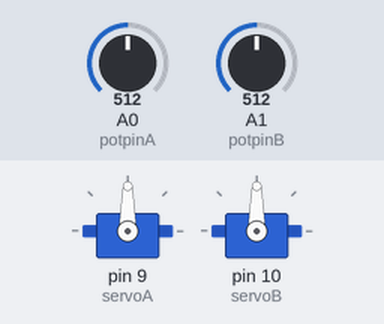
This sketch was run on a simulated Arduino Uno, built with avr-gcc and run on an emulated ATmega328P. Parts: 2 × servo. Inputs (shaded band) come from the test bench; at power-on: A0 (potpinA) = 512, A1 (potpinB) = 512.

Above: at 1.2 s.
1.3 s: A0 (potpinA) set to 716
At 1.7 s:
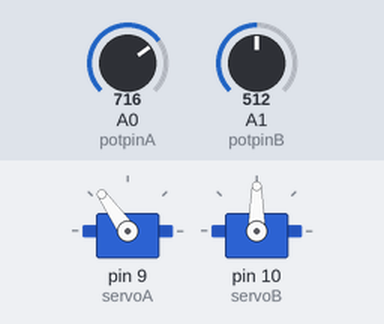
2.8 s: A1 (potpinB) set to 716
At 3.2 s:
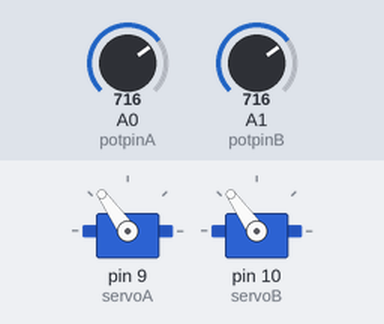
4.3 s: A0 (potpinA) set to 900
At 4.6 s:
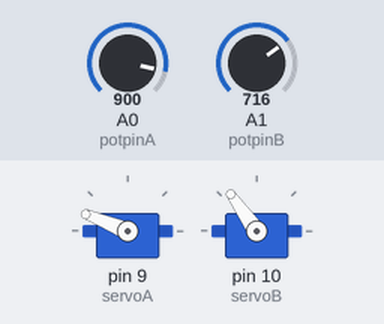
5.8 s: A1 (potpinB) set to 900
At 6.2 s:
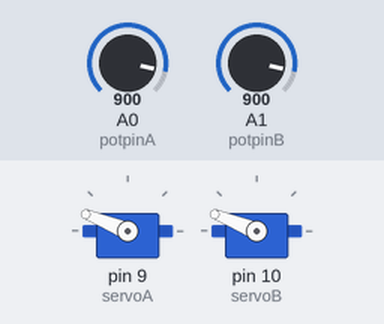
7.3 s: A0 (potpinA) set to 1023
At 7.6 s:
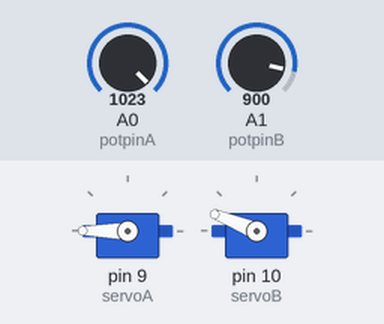
8.8 s: A1 (potpinB) set to 1023
At 10.2 s:
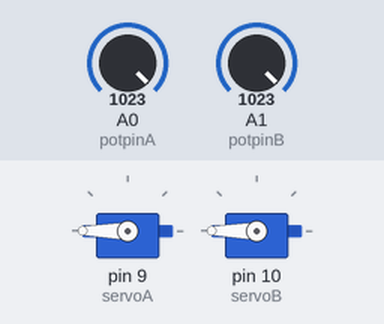
Timing chart, 0 to 11.3 s (numbered marks = the images above; inputs shaded):
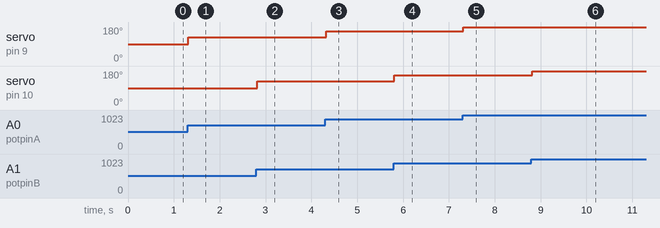

Measured:
- after the input at 1.3 s, servo on pin 9 (servoA): 90° → 125° at once
- after the input at 2.8 s, servo on pin 10 (servoB): 90° → 125° at once
- after the input at 4.3 s, servo on pin 9 (servoA): 125° → 158° at once
- after the input at 5.8 s, servo on pin 10 (servoB): 125° → 158° at once
- after the input at 7.3 s, servo on pin 9 (servoA): 158° → 180° at once
- after the input at 8.8 s, servo on pin 10 (servoB): 158° → 180° at once

The sketch:

scaraparrot.ino
```cpp
//Remote Control Parallel SCARA Cursive Plotter
// By Donovan Magryta
// composed of two SCARA arms
// small arm for control input, and a larger arm for moving a marker which mimics the small arm movement


#include <Servo.h> // pull in Servo library

Servo servoA; // create servo object to control the left servo
Servo servoB;  // create servo object to control the right servo
int potpinA = 0;  // A0 analog pin used to connect the left potentiometer
int potpinB = 1; // A1 analog pin used to connect the right potentiometer
int valA; // variable to read the value from the first analog pin
int valB; // variable to read the value from the second anaog pin

void setup() {  // setup runs only once on startup
  servoA.attach(9); // attaches the servo on pin D9 to the servo object
  servoB.attach(10); // attached the servo on pin D10 to the servo object
} //signify end of setup section

void loop() { // loop runs repeatedly
  valA= analogRead(potpinA);  // reads the value of the left potentiometer (value between 0 and 1023)
  valA = map(valA, 0, 1023, 0, 180);  // scale it to use it with the servo (value between 0 and 180)
  servoA.write(valA); // sets the left servo position according to the scaled value
  delay(15);  // waits for the servo to get there
  valB = analogRead(potpinB);  // reads the value of the right potentiometer (value between 0 and 1023)
  valB = map(valB, 0, 1023, 0, 180);  // scale it to use it with the servo (value between 0 and 180)
  servoB.write(valB);  // sets the right servo position according to the scaled value
  delay(15);  // waits for the servo to get there
} //signify end of loop section
```
